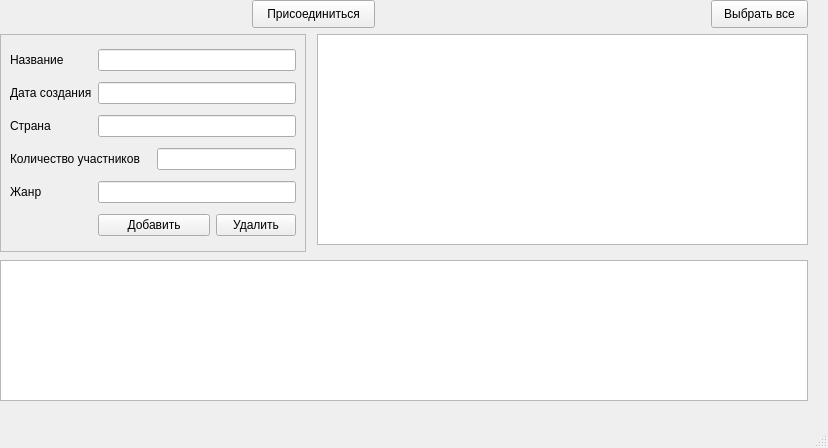
<?xml version="1.0" encoding="UTF-8"?>
<ui version="4.0">
 <class>Groups</class>
 <widget class="QMainWindow" name="Groups">
  <property name="geometry">
   <rect>
    <x>0</x>
    <y>0</y>
    <width>828</width>
    <height>448</height>
   </rect>
  </property>
  <property name="windowTitle">
   <string>Группы</string>
  </property>
  <widget class="QWidget" name="centralwidget">
   <widget class="QPushButton" name="btnSelectAll_1">
    <property name="geometry">
     <rect>
      <x>711</x>
      <y>0</y>
      <width>97</width>
      <height>28</height>
     </rect>
    </property>
    <property name="text">
     <string>Выбрать все</string>
    </property>
   </widget>
   <widget class="QPushButton" name="btnConnect_1">
    <property name="geometry">
     <rect>
      <x>252</x>
      <y>0</y>
      <width>123</width>
      <height>28</height>
     </rect>
    </property>
    <property name="text">
     <string>Присоединиться</string>
    </property>
   </widget>
   <widget class="QFrame" name="frame">
    <property name="geometry">
     <rect>
      <x>0</x>
      <y>34</y>
      <width>306</width>
      <height>218</height>
     </rect>
    </property>
    <property name="frameShape">
     <enum>QFrame::StyledPanel</enum>
    </property>
    <property name="frameShadow">
     <enum>QFrame::Raised</enum>
    </property>
    <layout class="QGridLayout" name="gridLayout">
     <item row="0" column="0">
      <widget class="QLabel" name="lbBandName">
       <property name="text">
        <string>Название</string>
       </property>
      </widget>
     </item>
     <item row="0" column="1" colspan="3">
      <widget class="QLineEdit" name="leBandName"/>
     </item>
     <item row="1" column="0">
      <widget class="QLabel" name="lbCreationDate">
       <property name="text">
        <string>Дата создания</string>
       </property>
      </widget>
     </item>
     <item row="1" column="1" colspan="3">
      <widget class="QLineEdit" name="leCreationDate"/>
     </item>
     <item row="2" column="0">
      <widget class="QLabel" name="lbBandCountry">
       <property name="text">
        <string>Страна</string>
       </property>
      </widget>
     </item>
     <item row="2" column="1" colspan="3">
      <widget class="QLineEdit" name="leBandCountry"/>
     </item>
     <item row="3" column="0" colspan="2">
      <widget class="QLabel" name="lbMembersAmount">
       <property name="text">
        <string>Количество участников</string>
       </property>
      </widget>
     </item>
     <item row="3" column="2" colspan="2">
      <widget class="QLineEdit" name="leMembersAmount"/>
     </item>
     <item row="4" column="0">
      <widget class="QLabel" name="lbGenre">
       <property name="text">
        <string>Жанр</string>
       </property>
      </widget>
     </item>
     <item row="4" column="1" colspan="3">
      <widget class="QLineEdit" name="leGenre"/>
     </item>
     <item row="5" column="1" colspan="2">
      <widget class="QPushButton" name="btnAdd_1">
       <property name="text">
        <string>Добавить</string>
       </property>
      </widget>
     </item>
     <item row="5" column="3">
      <widget class="QPushButton" name="btnDel_1">
       <property name="text">
        <string>Удалить</string>
       </property>
      </widget>
     </item>
    </layout>
   </widget>
   <widget class="QTextEdit" name="teResult">
    <property name="geometry">
     <rect>
      <x>0</x>
      <y>260</y>
      <width>808</width>
      <height>141</height>
     </rect>
    </property>
    <property name="readOnly">
     <bool>true</bool>
    </property>
   </widget>
   <widget class="QTableWidget" name="twGroups">
    <property name="geometry">
     <rect>
      <x>317</x>
      <y>34</y>
      <width>491</width>
      <height>211</height>
     </rect>
    </property>
   </widget>
  </widget>
  <widget class="QMenuBar" name="menubar">
   <property name="geometry">
    <rect>
     <x>0</x>
     <y>0</y>
     <width>828</width>
     <height>22</height>
    </rect>
   </property>
  </widget>
  <widget class="QStatusBar" name="statusbar"/>
 </widget>
 <resources/>
 <connections/>
</ui>
